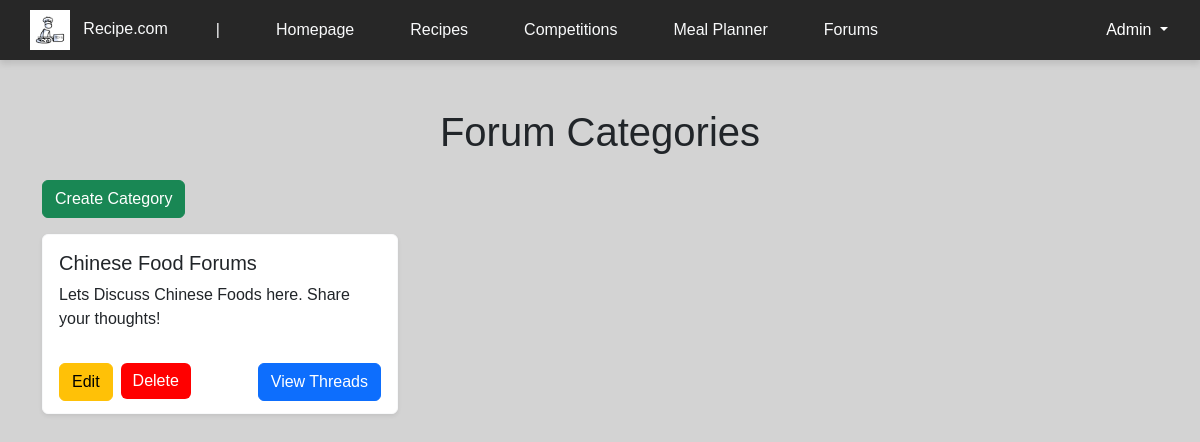
The page /view/forums (signed in) on the database as committed earlier.
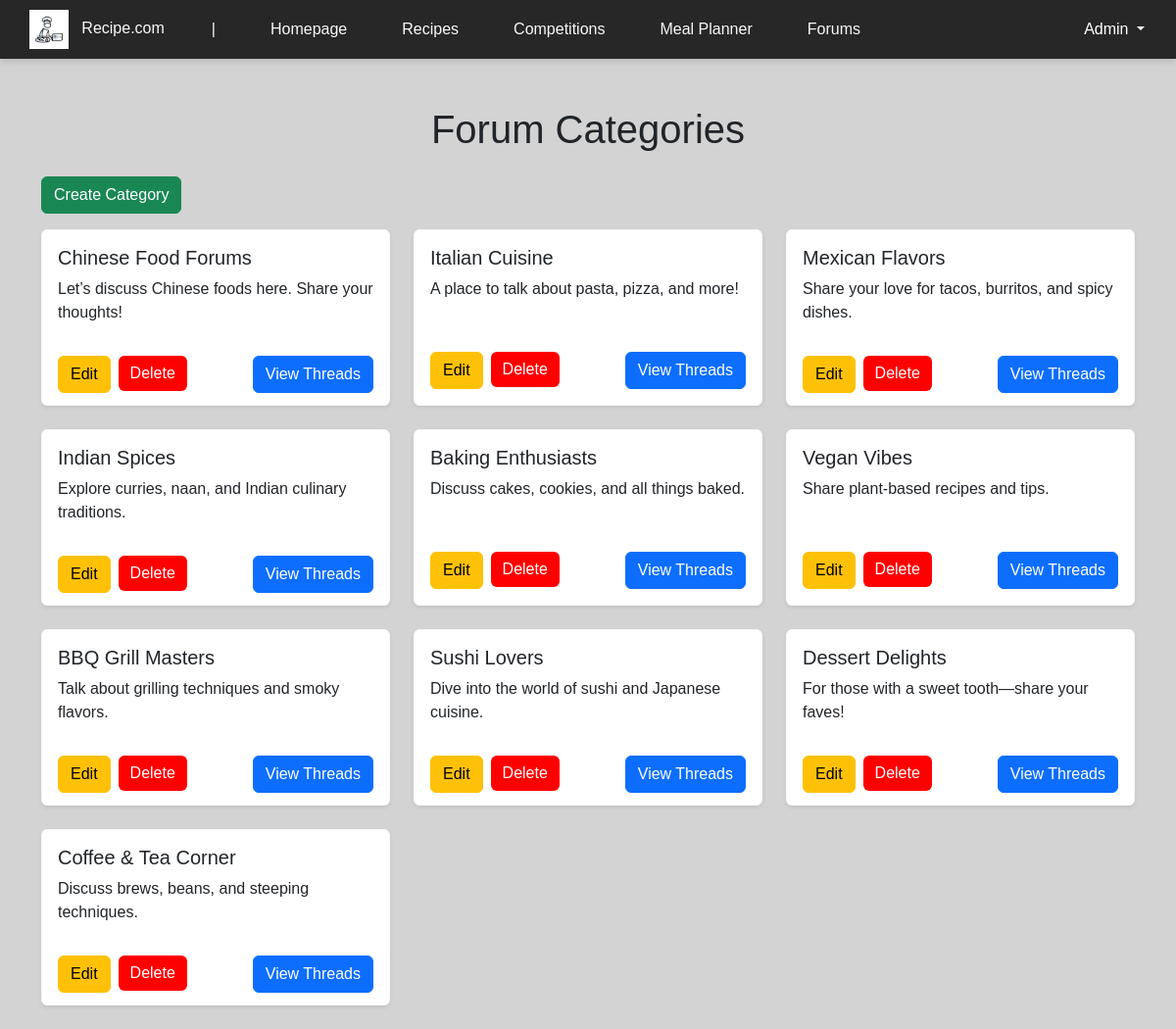
The same page on the database as committed later.
### tables this page shows
CREATE TABLE `forum_category` (
  `category_id` int(10) NOT NULL,
  `name` varchar(255) NOT NULL,
  `description` text DEFAULT NULL
);

### controller/user_controller.php (called while the page is built, shortened)
<?php
require_once '../model/user_model.php';
class UserController {
    private $userModel;
    public function __construct($db) {
        $this->userModel = new User($db);
    }
    public function isSuperadmin() {
        return $this->userModel->isSuperadmin();
    }
    public function isAdmin() {
        return $this->userModel->isAdmin();
    }
}
?>

### model/user_model.php (called while the page is built, shortened)
<?php
class User {
    public function isSuperadmin() {
        return isset($_SESSION['roles']) && $_SESSION['roles'] === 'Superadmin';
    }
    public function isAdmin() {
        return isset($_SESSION['roles']) && $_SESSION['roles'] === 'Admin';
    }
}
?>

### controller/forum_controller.php (called while the page is built, shortened)
<?php
require_once '../model/forum_model.php';
require_once '../model/user_model.php';
class ForumController {
    private $categoryModel;
    public function __construct($db) {
        $this->categoryModel = new ForumCategoryModel($db);
    }
    public function getAllCategories() {
        return $this->categoryModel->getAllCategories();
    }
}
?>

### model/forum_model.php (called while the page is built, shortened)
<?php
class ForumCategoryModel {
    private $conn;
    public function __construct($db) {
        $this->conn = $db;
    }
    public function getAllCategories() {
        $sql = "SELECT * FROM forum_category";
        $stmt = $this->conn->prepare($sql);
        $stmt->execute();
        $result = $stmt->get_result();
        return $result->fetch_all(MYSQLI_ASSOC);
    }
}
?>

### view/forums.php (the view, shortened to what this page needs)
<?php
require '../controller/forum_controller.php';
require '../controller/user_controller.php';
$forumController = new ForumController($conn);
$userController = new UserController($conn);
$categories = $forumController->getAllCategories();
?>
<!DOCTYPE html>
<html lang="en">
<head>
    <link rel="stylesheet" href="../assets/css/header.css">
    <link rel="stylesheet" href="../assets/css/styles.css">
    <link href="https://cdn.jsdelivr.net/npm/bootstrap@5.3.3/dist/css/bootstrap.min.css" rel="stylesheet">
</head>
<body>
    <?php include '../includes/header.php'; ?>
    <div class="container mt-5">
        <h1 class="text-center mb-4">Forum Categories</h1>
        <?php if ($userController->isSuperadmin() || $userController->isAdmin() || $userController->isMod()): ?>
            <a href="create_category.php" class="btn btn-success mb-3">Create Category</a>
        <?php endif; ?>
        <div class="row">
            <?php if (empty($categories)): ?>
                <div class="col-12 text-center">
                    <div class="alert alert-info">No categories available at the moment.</div>
                </div>
            <?php else: ?>
                <?php foreach ($categories as $category): ?>
                    <div class="col-lg-4 col-md-6 mb-4">
                        <div class="card shadow-sm border-light" style="height: 180px;">
                            <div class="card-body">
                                <h5 class="card-title"><?= htmlspecialchars($category['name']) ?></h5>
                                <p class="card-text"><?= htmlspecialchars($category['description']) ?></p>
                            </div>
                            <div class="d-flex justify-content-between p-3">
                                <?php if ($userController->isSuperadmin() || $userController->isAdmin() || $userController->isMod()): ?>
                                    <div class="d-flex gap-2">
                                        <a href="edit_category.php?id=<?= $category['category_id'] ?>" class="btn btn-warning">Edit</a>
                                        <form action="../controller/forum_controller.php?action=deleteCategory" method="POST" style="display:inline;">
                                            <button type="submit" class="btn btn-danger" style="background-color: red !important;" onclick="return confirm('Are you sure you want to delete this category?');">Delete</button>
                                        </form>
                                    </div>
                                <?php endif; ?>
                                <a href="category_threads.php?id=<?= $category['category_id'] ?>" class="btn btn-primary">View Threads</a>
                            </div>
                        </div>
                    </div>
                <?php endforeach; ?>
            <?php endif; ?>
        </div>
    </div>
</body>
</html>

### includes/header.php (shortened to what this page needs)
<nav class="navbar navbar-expand-lg custom-header">
    <div class="container-fluid">
        <ul class="navbar-nav me-auto">
            <li class="nav-item ps-2"><a class="nav-link p-0 text-light" href="homepage"><img src="../assets/images/icon.png" alt="Logo" width="40" height="40"> &nbsp;&nbsp;Recipe.com</a></li>
            <li class="nav-item"><a class="nav-link text-light" href="#">|</a></li>
            <li class="nav-item nav-item-bg"><a class="nav-link text-light" href="homepage">Homepage</a></li>
            <li class="nav-item nav-item-bg"><a class="nav-link text-light" href="recipe_list?page=1">Recipes</a></li>
            <li class="nav-item nav-item-bg"><a class="nav-link text-light" href="competitions_list">Competitions</a></li>
            <li class="nav-item nav-item-bg"><a class="nav-link text-light" href="meal_planner">Meal Planner</a></li>
            <li class="nav-item nav-item-bg"><a class="nav-link text-light" href="forums">Forums</a></li>
        </ul>
        <div class="pe-2">
            <?php if (isset($_SESSION['user_id']) && $_SESSION['roles']): ?>
                <div class="dropdown name-dropdown">
                    <button class="btn btn-primary dropdown-toggle" type="button" id="profileDropdown" data-bs-toggle="dropdown" aria-expanded="false">
                        <?php echo $_SESSION['username']; ?>
                    </button>
                </div>
            <?php else : ?>
                <a href="entry?type=login"><button class="btn btn-primary me-2 get-started">Get Started!</button></a>
            <?php endif; ?>
        </div>
    </div>
</nav>

### assets/css/header.css (style rules this page uses)
.custom-header { background-color: rgb(39, 39, 39); box-shadow: 0px 4px 6px rgba(0, 0, 0, 0.1); padding: 10px 20px; height: 60px; }
.nav-item { padding: 0px 10px; margin: 0px 10px; }
.nav-item:nth-child(2) .nav-link { cursor: default; pointer-events: none; text-decoration: none; }
.name-dropdown>button, .get-started { background-color: rgb(39, 39, 39) !important; border-radius: 0%; transition: background-color 0.3s ease, filter 0.3s ease; }
.nav-item-bg { transition: background-color 0.3s ease, filter 0.3s ease; }

### assets/css/styles.css (style rules this page uses)
* { font-family: 'Georgia', sans-serif; }
body { background-color: #d3d3d3 !important; }
button { background-color: rgb(39, 39, 39) !important; border: none !important; color: white !important; }

Rows that differ between the two databases and show on the page:
changed forum_category "Chinese Food Forums": description "Lets Discuss Chinese Foods here. Share your thoughts!" → "Let’s discuss Chinese foods here. Share your thoughts!"
added forum_category: name "Italian Cuisine", description "A place to talk about pasta, pizza, and more!"
added forum_category: name "Mexican Flavors", description "Share your love for tacos, burritos, and spicy dishes."
added forum_category: name "Indian Spices", description "Explore curries, naan, and Indian culinary traditions."
added forum_category: name "Baking Enthusiasts", description "Discuss cakes, cookies, and all things baked."
added forum_category: name "Vegan Vibes", description "Share plant-based recipes and tips."
added forum_category: name "BBQ Grill Masters", description "Talk about grilling techniques and smoky flavors."
added forum_category: name "Sushi Lovers", description "Dive into the world of sushi and Japanese cuisine."
added forum_category: name "Dessert Delights", description "For those with a sweet tooth—share your faves!"
added forum_category: name "Coffee & Tea Corner", description "Discuss brews, beans, and steeping techniques."
